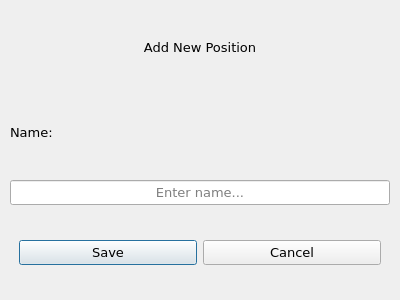
<?xml version="1.0" encoding="UTF-8"?>
<ui version="4.0">
 <class>PositionDialog</class>
 <widget class="QDialog" name="PositionDialog">
  <property name="geometry">
   <rect>
    <x>0</x>
    <y>0</y>
    <width>400</width>
    <height>300</height>
   </rect>
  </property>
  <property name="font">
   <font>
    <family>Verdana</family>
    <pointsize>10</pointsize>
   </font>
  </property>
  <property name="windowTitle">
   <string>Dialog</string>
  </property>
  <layout class="QVBoxLayout" name="main_layout" stretch="1,1,1,1">
   <property name="spacing">
    <number>10</number>
   </property>
   <property name="leftMargin">
    <number>10</number>
   </property>
   <property name="topMargin">
    <number>10</number>
   </property>
   <property name="rightMargin">
    <number>10</number>
   </property>
   <property name="bottomMargin">
    <number>10</number>
   </property>
   <item>
    <widget class="QLabel" name="lbl_add_new_position">
     <property name="text">
      <string>Add New Position</string>
     </property>
     <property name="alignment">
      <set>Qt::AlignCenter</set>
     </property>
    </widget>
   </item>
   <item>
    <widget class="QLabel" name="lbl_name">
     <property name="text">
      <string>Name:</string>
     </property>
    </widget>
   </item>
   <item>
    <widget class="QLineEdit" name="lnedit_name">
     <property name="alignment">
      <set>Qt::AlignCenter</set>
     </property>
     <property name="placeholderText">
      <string>Enter name...</string>
     </property>
    </widget>
   </item>
   <item>
    <widget class="QWidget" name="wdgt_dialog_buttons" native="true">
     <layout class="QHBoxLayout" name="horizontalLayout">
      <item>
       <widget class="QPushButton" name="pshbtn_save">
        <property name="cursor">
         <cursorShape>PointingHandCursor</cursorShape>
        </property>
        <property name="text">
         <string>Save</string>
        </property>
       </widget>
      </item>
      <item>
       <widget class="QPushButton" name="pshbtn_cancel">
        <property name="cursor">
         <cursorShape>PointingHandCursor</cursorShape>
        </property>
        <property name="text">
         <string>Cancel</string>
        </property>
       </widget>
      </item>
     </layout>
    </widget>
   </item>
  </layout>
 </widget>
 <resources/>
 <connections/>
</ui>
